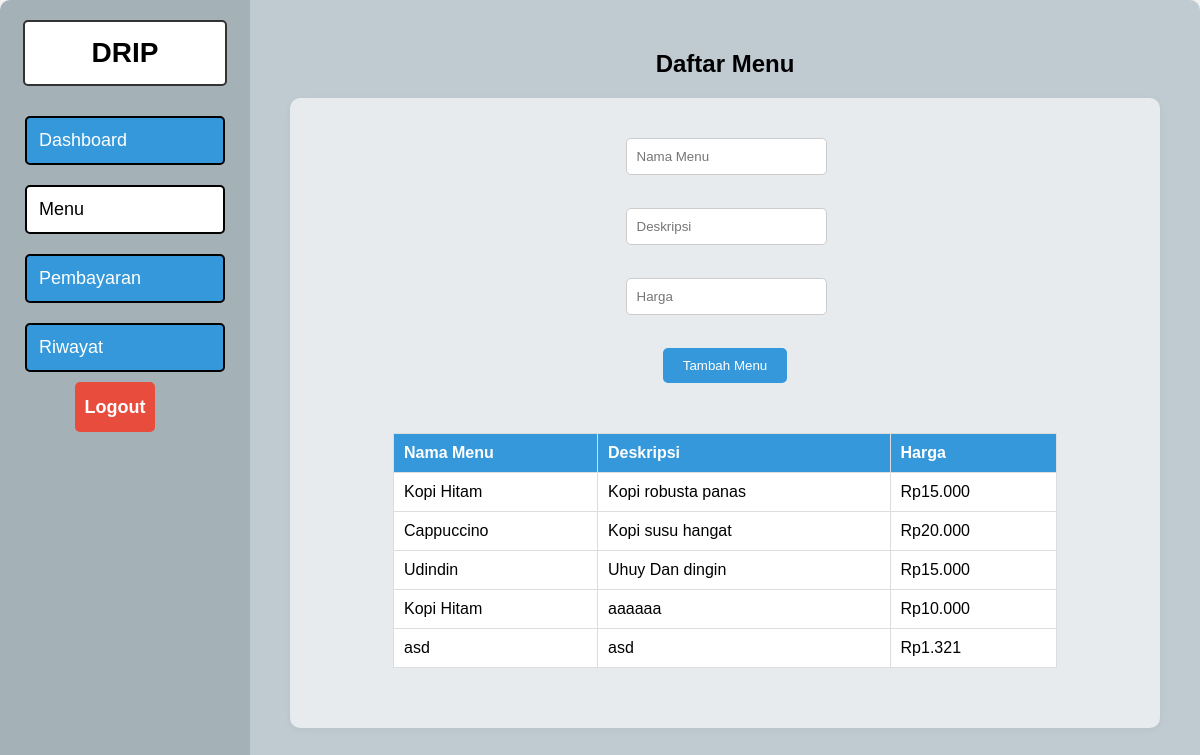
/pages/menu.php (signed in), run on the app's committed database.
### tables this page shows
CREATE TABLE `menu` (
  `id_menu` int(11) NOT NULL,
  `nama_menu` text NOT NULL,
  `deskripsi` text NOT NULL,
  `harga` int(11) NOT NULL
);

### pages/menu.php (the view, shortened to what this page needs)
<?php
include '../includes/db.php';
$menu = $conn->query("SELECT * FROM menu");
?>
<!DOCTYPE html>
<html lang="id">
<head>
  <link rel="stylesheet" href="../assets/style.css">
</head>
<body>
<div class="container">
  <div class="sidebar">
    <div class="logo">DRIP</div>
    <button class="nav-btn" onclick="window.location.href='dashboard.php'">Dashboard</button>
    <button class="nav-btn active">Menu</button>
    <button class="nav-btn" onclick="window.location.href='pembayaran.php'">Pembayaran</button>
    <button class="nav-btn" onclick="window.location.href='riwayat.php'">Riwayat</button>
    <form method="POST" action="../logout.php">
      <button class="logout">Logout</button>
    </form>
  </div>
  <div class="main-content">
    <h2 class="section-title">Daftar Menu</h2>
    <div class="menu-section">
      <form method="POST" class="form-tambah-menu">
        <input type="text" name="nama" placeholder="Nama Menu" required><br><br>
        <input type="text" name="deskripsi" placeholder="Deskripsi" required><br><br>
        <input type="number" name="harga" placeholder="Harga" required><br><br>
        <button type="submit">Tambah Menu</button>
      </form>
      <table class="menu-table">
        <thead>
          <tr>
            <th>Nama Menu</th>
            <th>Deskripsi</th>
            <th>Harga</th>
          </tr>
        </thead>
        <tbody>
          <?php while ($row = $menu->fetch_assoc()) : ?>
            <tr>
              <td><?= htmlspecialchars($row['nama_menu']) ?></td>
              <td><?= htmlspecialchars($row['deskripsi']) ?></td>
              <td><?= 'Rp' . number_format($row['harga'], 0, ',', '.') ?></td>
            </tr>
          <?php endwhile; ?>
        </tbody>
      </table>
    </div>
  </div>
</div>
</body>
</html>

### assets/style.css (style rules this page uses)
body { background-color: #f2f2f2; font-family: Arial, sans-serif; text-align: center; margin: 0; padding: 0; }
input[type="text"], input[type="password"], input[type="number"], select { padding: 10px; width: 90%; margin-bottom: 15px; border: 1px solid #ccc; border-radius: 5px; }
button { padding: 10px 20px; background: #3498db; border: none; border-radius: 5px; cursor: pointer; color: white; }
table { border-collapse: collapse; width: 80%; margin: 20px auto; background: white; }
th, td { border: 1px solid #ddd; padding: 10px; text-align: left; }
th { background-color: #3498db; color: white; }
.container { display: flex; height: 100vh; box-sizing: border-box; }
.sidebar { width: 250px; background: #a4b1b7; padding: 20px 0; display: flex; flex-direction: column; align-items: center; border-radius: 10px 0 0 10px; }
.sidebar .logo { font-size: 28px; font-weight: bold; background: #fff; width: 80%; text-align: center; padding: 15px 0; border-radius: 5px; margin-bottom: 20px; border: 2px solid #333; }
.sidebar .nav-btn { width: 80%; padding: 12px; margin: 10px 0; border: 2px solid #000; border-radius: 5px; font-size: 18px; cursor: pointer; text-align: left; }
.sidebar .nav-btn.active { background: #fff; color: #000; }
.sidebar .logout { width: 80%; height: 50px; background: #e74c3c; color: #fff; border: none; border-radius: 5px; font-size: 18px; font-weight: bold; cursor: pointer; display: flex; justify-content: center; align-items: center; }
.main-content { flex: 1; background: #bfcad1; padding: 30px 40px; border-radius: 0 10px 10px 0; display: flex; flex-direction: column; color: black; box-sizing: border-box; }
.section-title { font-size: 24px; font-weight: bold; color: #000; }
.menu-section { background: #e7ebee; border-radius: 10px; padding: 40px 20px; box-sizing: border-box; box-shadow: 0 2px 8px rgba(0,0,0,0.04); min-height: 300px; display: flex; gap: 30px; flex-wrap: wrap; justify-content: center; align-items: flex-start; }

### pages/menu.php (style rules this page uses)
body { margin: 0; padding: 0; }

### data on the page
menu: nama_menu "Kopi Hitam", deskripsi "Kopi robusta panas", harga "15.000"
menu: nama_menu "Cappuccino", deskripsi "Kopi susu hangat", harga "20.000"
menu: nama_menu "Udindin", deskripsi "Uhuy Dan dingin", harga "15.000"
menu: nama_menu "Kopi Hitam", deskripsi "aaaaaa", harga "10.000"
menu: nama_menu "asd", deskripsi "asd", harga "1.321"
